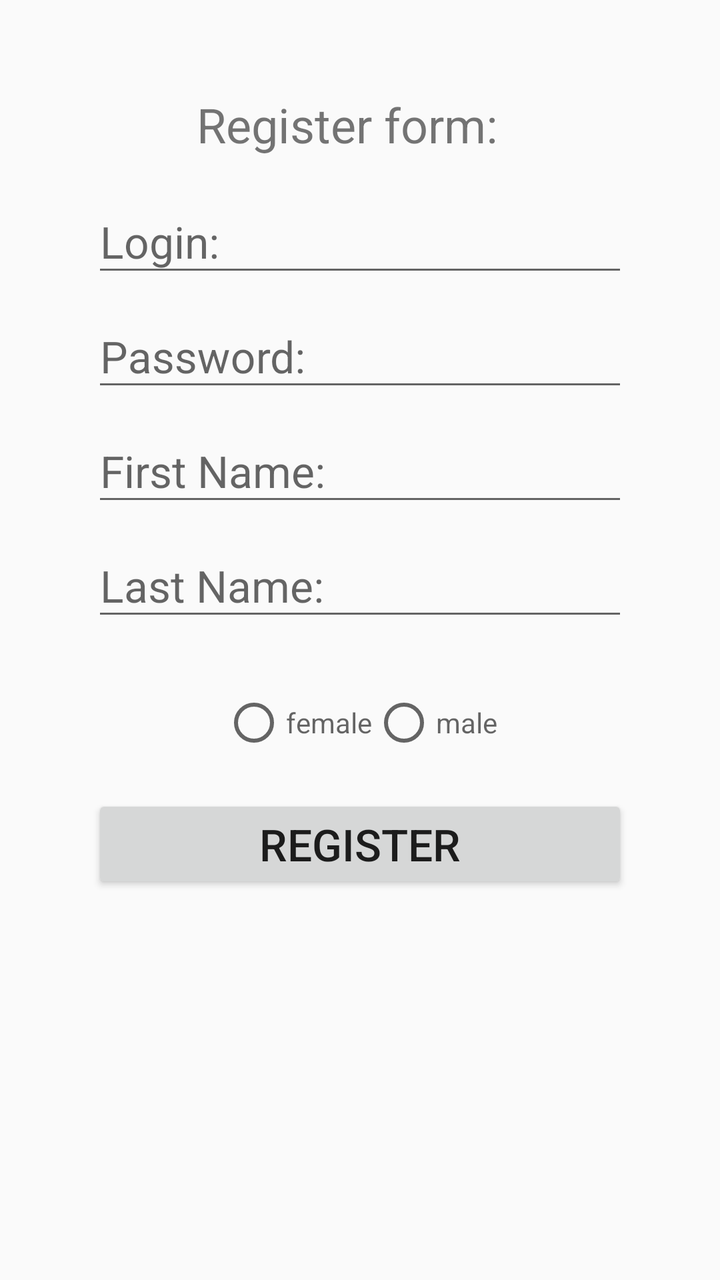
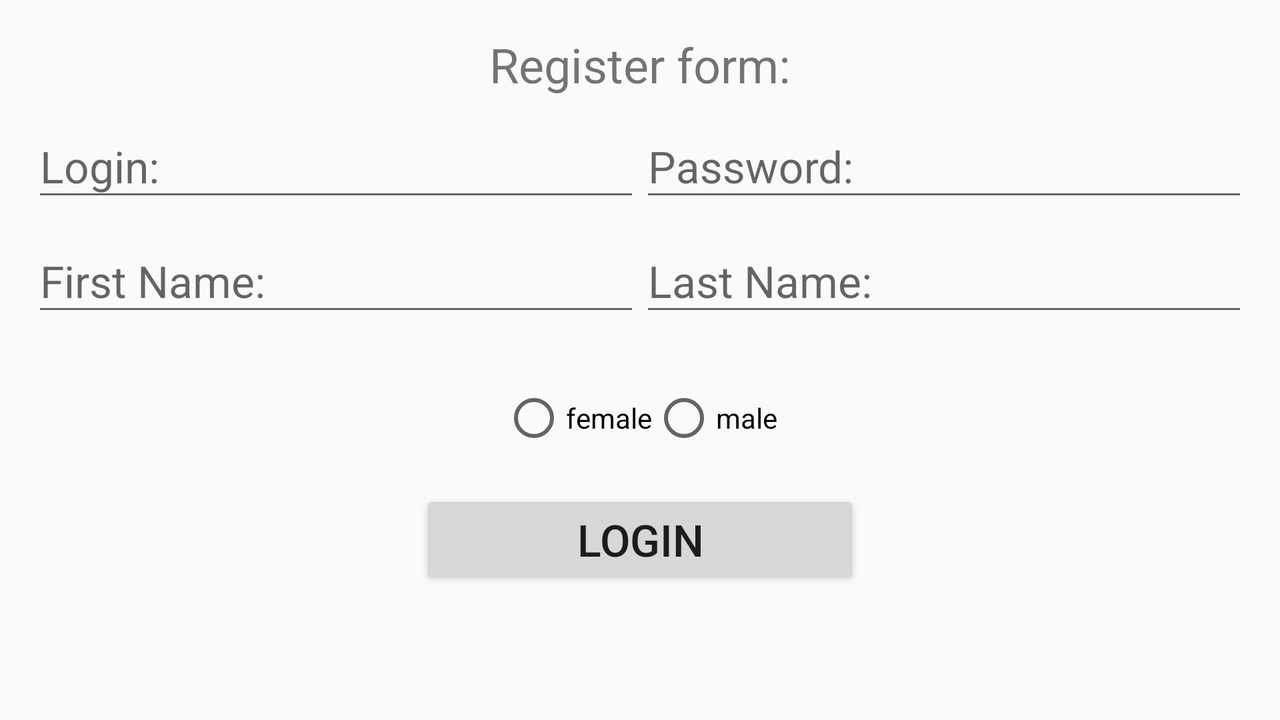

First picture: res/layout/ on a phone held upright. Second picture: the repository's own variant of that layout, on a device whose configuration matches the variant's folder. Source for both follows.
<!-- AndroidManifest.xml: application theme AppTheme -->
<!-- res/layout/activity_register.xml -->
<?xml version="1.0" encoding="utf-8"?>
<RelativeLayout xmlns:android="http://schemas.android.com/apk/res/android"
    android:layout_width="match_parent"
    android:layout_height="match_parent"
    android:layout_margin="46dp">

    <TextView
        android:id="@+id/headText_RF"
        android:layout_width="wrap_content"
        android:layout_height="wrap_content"
        android:layout_alignEnd="@+id/rg_rbn_RF"
        android:layout_alignParentTop="true"
        android:text="@string/Registry_form"
        android:textSize="@dimen/head_txt_size" />

    <android.support.design.widget.TextInputLayout
        android:id="@+id/tilay_in21"
        android:layout_width="match_parent"
        android:layout_height="wrap_content"
        android:layout_marginTop="40dp">

        <EditText
            android:id="@+id/et_Login_RF"
            android:layout_width="match_parent"
            android:layout_height="wrap_content"
            android:hint="@string/headLogin_AM"
            android:textSize="@dimen/txtSizeAll" />

    </android.support.design.widget.TextInputLayout>

    <android.support.design.widget.TextInputLayout
        android:id="@+id/tilay_in22"
        android:layout_width="match_parent"
        android:layout_height="wrap_content"
        android:layout_below="@+id/tilay_in21">

        <EditText
            android:id="@+id/et_Password_RF"
            android:layout_width="match_parent"
            android:layout_height="wrap_content"
            android:layout_marginTop="@dimen/indent"
            android:ems="10"
            android:hint="@string/headPass_AM"
            android:inputType="textPassword"
            android:textSize="@dimen/txtSizeAll" />

    </android.support.design.widget.TextInputLayout>

    <android.support.design.widget.TextInputLayout
        android:id="@+id/tilay_in23"
        android:layout_width="match_parent"
        android:layout_height="wrap_content"
        android:layout_below="@+id/tilay_in22">

        <EditText
            android:id="@+id/et_firstName_RF"
            android:layout_width="match_parent"
            android:layout_height="wrap_content"
            android:hint="@string/headfirstName_RF"
            android:textSize="@dimen/txtSizeAll" />

    </android.support.design.widget.TextInputLayout>

    <android.support.design.widget.TextInputLayout
        android:id="@+id/tilay_in24"
        android:layout_width="match_parent"
        android:layout_height="wrap_content"
        android:layout_below="@+id/tilay_in23">

        <EditText
            android:id="@+id/et_lastName_RF"
            android:layout_width="match_parent"
            android:layout_height="wrap_content"
            android:layout_marginTop="@dimen/indent"
            android:hint="@string/headlastName_RF"
            android:textSize="@dimen/txtSizeAll" />

    </android.support.design.widget.TextInputLayout>

    <RadioGroup
        android:id="@+id/rg_rbn_RF"
        android:layout_width="wrap_content"
        android:layout_height="wrap_content"
        android:layout_below="@+id/tilay_in24"
        android:layout_centerHorizontal="true"
        android:layout_marginTop="30dp"
        android:orientation="horizontal"
        android:paddingBottom="@dimen/indent">

        <RadioButton
            android:id="@+id/radio_female_RF"
            android:layout_width="wrap_content"
            android:layout_height="wrap_content"
            android:hint="@string/female" />

        <RadioButton
            android:id="@+id/radio_male_RF"
            android:layout_width="wrap_content"
            android:layout_height="wrap_content"
            android:hint="@string/male" />
    </RadioGroup>

    <Button
        android:id="@+id/btn_register_RF"
        android:layout_width="match_parent"
        android:layout_height="wrap_content"
        android:layout_alignParentStart="true"
        android:layout_below="@+id/rg_rbn_RF"
        android:clickable="true"
        android:text="@string/Register"
        android:textSize="@dimen/txtSizeAll" />

</RelativeLayout>
<!-- resources referenced by this layout -->
<resources>
  <dimen name="head_txt_size">24sp</dimen>
  <dimen name="indent">20dp</dimen>
  <dimen name="txtSizeAll">22sp</dimen>
  <string name="Register">Register</string>
  <string name="Registry_form">Register form:</string>
  <string name="female">female</string>
  <string name="headLogin_AM">Login:</string>
  <string name="headPass_AM">Password:</string>
  <string name="headfirstName_RF">First Name:</string>
  <string name="headlastName_RF">Last Name:</string>
  <string name="male">male</string>&gt;
  <style name="AppTheme" parent="Theme.AppCompat.Light.DarkActionBar">
          
          <item name="colorPrimary">@color/colorPrimary</item>
          <item name="colorPrimaryDark">@color/colorPrimaryDark</item>
          <item name="colorAccent">@color/colorAccent</item>
      </style>
  <color name="colorPrimary">#3F51B5</color>
  <color name="colorPrimaryDark">#303F9F</color>
  <color name="colorAccent">#40ffe6</color>
</resources>
<!-- res/layout-land/activity_register.xml (the repository's variant of the layout above) -->
<!-- drawn on the phone turned sideways -->
<?xml version="1.0" encoding="utf-8"?>
<RelativeLayout xmlns:android="http://schemas.android.com/apk/res/android"
    android:layout_width="match_parent"
    android:layout_height="match_parent"
    android:paddingBottom="10dp"
    android:paddingLeft="16dp"
    android:paddingRight="16dp"
    android:paddingTop="16dp">

    <TextView
        android:id="@+id/headText_RF"
        android:layout_width="wrap_content"
        android:layout_height="wrap_content"
        android:layout_alignParentTop="true"
        android:layout_centerInParent="true"
        android:text="@string/Registry_form"
        android:textSize="@dimen/head_txt_size" />

    <LinearLayout
        android:id="@+id/linlay_1st"
        android:layout_width="match_parent"
        android:layout_height="wrap_content"
        android:layout_below="@+id/headText_RF"
        android:baselineAligned="false"
        android:orientation="horizontal"
        android:weightSum="2">

        <android.support.design.widget.TextInputLayout
            android:id="@+id/tilay_in21"
            android:layout_width="match_parent"
            android:layout_height="wrap_content"
            android:layout_weight="1">

            <EditText
                android:id="@+id/et_Login_RF"
                android:layout_width="match_parent"
                android:layout_height="wrap_content"
                android:layout_weight="1"
                android:hint="@string/headLogin_AM"
                android:textSize="@dimen/txtSizeAll" />

        </android.support.design.widget.TextInputLayout>

        <android.support.design.widget.TextInputLayout
            android:id="@+id/tilay_in22"
            android:layout_width="match_parent"
            android:layout_height="wrap_content"
            android:layout_weight="1">

            <EditText
                android:id="@+id/et_Password_RF"
                android:layout_width="match_parent"
                android:layout_height="wrap_content"
                android:layout_marginTop="@dimen/indent"
                android:layout_weight="1"
                android:hint="@string/headPass_AM"
                android:inputType="textPassword"
                android:textSize="@dimen/txtSizeAll" />

        </android.support.design.widget.TextInputLayout>

    </LinearLayout>

    <LinearLayout
        android:id="@+id/linlay_2nd"
        android:layout_width="match_parent"
        android:layout_height="wrap_content"
        android:layout_below="@+id/linlay_1st"
        android:baselineAligned="false"
        android:orientation="horizontal"
        android:weightSum="2">

        <android.support.design.widget.TextInputLayout
            android:id="@+id/tilay_in23"
            android:layout_width="match_parent"
            android:layout_height="wrap_content"
            android:layout_weight="1">

            <EditText
                android:id="@+id/et_firstName_RF"
                android:layout_width="match_parent"
                android:layout_height="wrap_content"
                android:layout_marginTop="@dimen/indent"
                android:layout_weight="1"
                android:hint="@string/headfirstName_RF"
                android:textSize="@dimen/txtSizeAll" />

        </android.support.design.widget.TextInputLayout>

        <android.support.design.widget.TextInputLayout
            android:id="@+id/tilay_in24"
            android:layout_width="match_parent"
            android:layout_height="wrap_content"
            android:layout_weight="1">

            <EditText
                android:id="@+id/et_lastName_RF"
                android:layout_width="match_parent"
                android:layout_height="wrap_content"
                android:layout_marginTop="@dimen/indent"
                android:layout_weight="1"
                android:hint="@string/headlastName_RF"
                android:textSize="@dimen/txtSizeAll" />

        </android.support.design.widget.TextInputLayout>

    </LinearLayout>

    <RadioGroup
        android:id="@+id/rg_rbn_RF"
        android:layout_width="wrap_content"
        android:layout_height="wrap_content"
        android:layout_below="@+id/linlay_2nd"
        android:layout_centerHorizontal="true"
        android:layout_marginTop="30dp"
        android:orientation="horizontal"
        android:paddingBottom="@dimen/indent">

        <RadioButton
            android:id="@+id/radio_female_RF"
            android:layout_width="wrap_content"
            android:layout_height="wrap_content"
            android:text="@string/female" />

        <RadioButton
            android:id="@+id/radio_male_RF"
            android:layout_width="wrap_content"
            android:layout_height="wrap_content"
            android:text="@string/male" />
    </RadioGroup>

    <Button
        android:id="@+id/btn_register_RF"
        android:layout_width="220dp"
        android:layout_height="wrap_content"
        android:layout_below="@+id/rg_rbn_RF"
        android:layout_centerHorizontal="true"
        android:clickable="true"
        android:text="@string/Login"
        android:textSize="@dimen/txtSizeAll" />


</RelativeLayout>
<!-- resources referenced by the variant -->
<!-- as the phone turned sideways resolves them -->
<resources>
  <dimen name="head_txt_size">24sp</dimen>
  <dimen name="indent">20dp</dimen>
  <dimen name="txtSizeAll">22sp</dimen>
  <string name="Login">Login</string>
  <string name="Registry_form">Register form:</string>
  <string name="female">female</string>
  <string name="headLogin_AM">Login:</string>
  <string name="headPass_AM">Password:</string>
  <string name="headfirstName_RF">First Name:</string>
  <string name="headlastName_RF">Last Name:</string>
  <string name="male">male</string>&gt;
  <style name="AppTheme" parent="Theme.AppCompat.Light.DarkActionBar">
          
          <item name="colorPrimary">@color/colorPrimary</item>
          <item name="colorPrimaryDark">@color/colorPrimaryDark</item>
          <item name="colorAccent">@color/colorAccent</item>
      </style>
  <color name="colorPrimary">#3F51B5</color>
  <color name="colorPrimaryDark">#303F9F</color>
  <color name="colorAccent">#40ffe6</color>
</resources>
